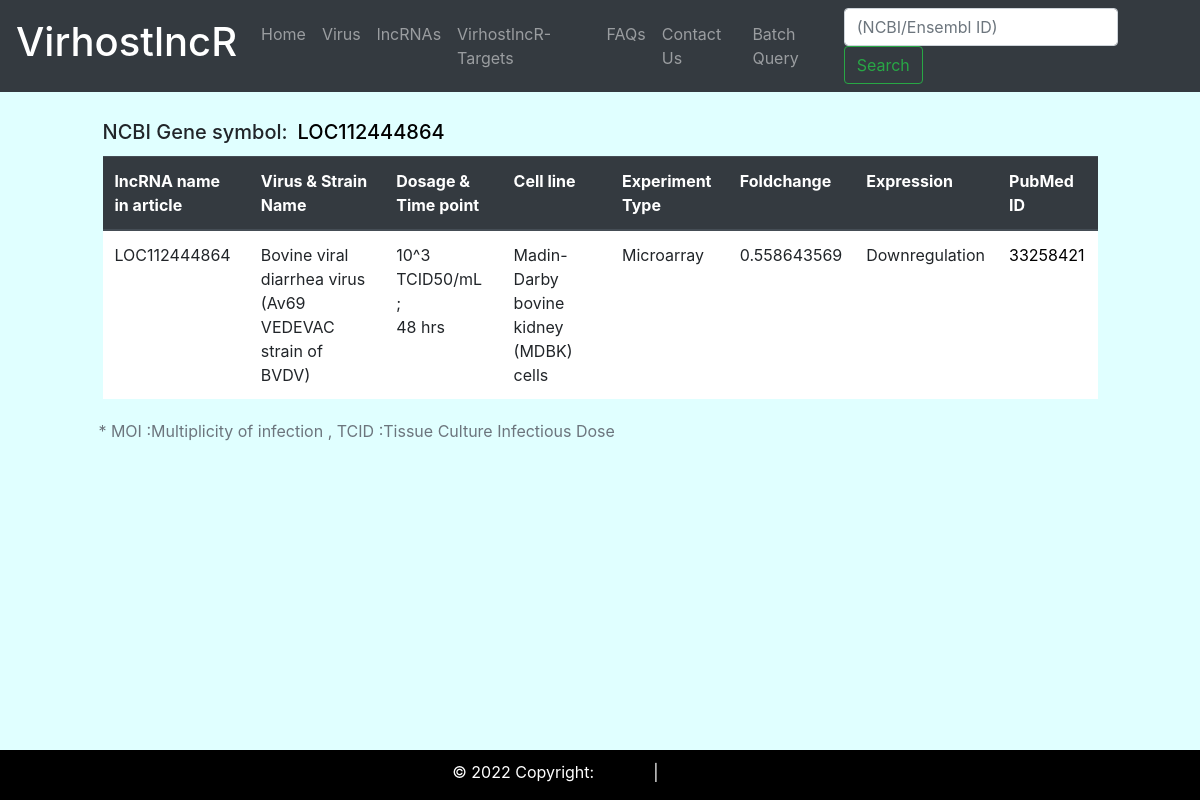
The app's page /VirhostlncR/rnadetials/LOC112444864/ with its own data.
### lncrna/models.py (models this page shows, shortened)
class Lncrna(models.Model):
    stimuli = models.CharField(max_length = 255)
    dosage = models.CharField(max_length = 255)
    time_point = models.CharField(max_length = 50 )
    experiment_type = models.CharField( max_length = 200)
    cell_line = models.CharField(max_length = 255)
    lncrna_name = models.CharField(max_length = 255)
    ncbi_gene = models.CharField(max_length = 255 , null = True, blank = True )
    ensembl_id = models.CharField(max_length = 255, null = True, blank = True )
    foldchange = models.CharField( max_length = 255, null = True, blank = True )
    expression = models.CharField(max_length = 50)
    pubmed_id = models.CharField(max_length = 50, null = True , blank = True)
    reference = models.CharField(max_length = 255, null = True, blank = True)

### lncrna/views.py (the view)
# urls.py: path('rnadetials/<str:lncraname>/',views.lncraname, name = 'lncraname'),
def lncraname(request, lncraname):
    lncra = Lncrna.objects.filter(Q(ncbi_gene = lncraname)|Q(ensembl_id =  lncraname) )
    has_ncbi = False
    if lncra.filter(ncbi_gene=lncraname).exists():
        has_ncbi = True
    dis_lncraname = lncraname
    context = {'lncra':lncra,'dis_lncraname':dis_lncraname,'has_ncbi':has_ncbi}
    return render(request,'lncrna/lncra_details.html',context)

### templates/lncrna/lncra_details.html (shortened to what this page needs)
{% extends 'lncrna/base.html' %}
{% block content %}
<div class="cotainer mt-1" >
<div class="row d-flex justify-content-left">
  <div class="col col-xl-1">
  </div>
<div class="col col-xl-6 pt-4">
{% if has_ncbi %}
<h5 class="h5">NCBI Gene symbol:&ensp;<a target="_blank" href="https://www.ncbi.nlm.nih.gov/gene/?term={{ dis_lncraname }}">{{ dis_lncraname }}
</a>
</h5>
{% else %}
<h5 class="h5" style="padding-left: 20px" >Ensembl ID:&ensp; <a target="_blank" href="https://asia.ensembl.org/Multi/Search/Results?q={{ dis_lncraname }}">{{ dis_lncraname }}
</a>
{% endif %}
</div>
</div>
</div>
<div class="cotainer mt-1">
<div class="row d-flex justify-content-center">
<div class="col col-xl-10">
<table class = "table" style="background-color: white;">
    <thead class="thead-dark">
     <tr>
    <th class="align-top">lncRNA name in article</th>
    <th class="align-top">Virus & Strain Name</th>
    <th class="align-top">Dosage & Time point</th>
    <th class="align-top">Cell line</th>
    <th class="align-top">Experiment Type</th>
    <th class="align-top">Foldchange</th>
    <th class="align-top">Expression</th>
    <th class="align-top">PubMed ID</th>
    </tr>
    {% for vrs in lncra %}
  <tr>
      <td>{{ vrs.lncrna_name }}</td>
      <td>{{ vrs.stimuli }}</td>
      <td>{{ vrs.dosage }};
        <br>
      {{ vrs.time_point }}</td>
      <td>{{ vrs.cell_line }}</td>
      <td>{{ vrs.experiment_type }}</td>
      <td>{{ vrs.foldchange }}</td>
      <td>{{ vrs.expression }}</td>
      <td> <a href="https://pubmed.ncbi.nlm.nih.gov/{{ vrs.pubmed_id }}" target="_blank"> {{ vrs.pubmed_id }} </a></td>
  </tr>
{% endfor %}
</table>
</div>
</div>
</div>
<div class="mt-1">
  <div class="row">
    <div class="col xl-10" style="margin-left: 8%;">
      <div class="d-flex justify-content-left">
  <p class=" text-muted">* MOI :Multiplicity of infection , TCID :Tissue Culture Infectious Dose</p>
    </div>
    </div>
  </div>
</div>
{% endblock %}

### templates/lncrna/base.html (style rules this page uses)
body { background-color: #E0FFFF; }

### templates/lncrna/lncra_details.html (style rules this page uses)
a { color: black; text-decoration: none; }

### records on screen
Lncrna: lncrna_name "LOC112444864", stimuli "Bovine viral diarrhea virus (Av69 VEDEVAC strain of BVDV)", dosage "10^3 TCID50/mL", time_point "48 hrs", cell_line "Madin-Darby bovine kidney (MDBK) cells", experiment_type "Microarray", foldchange "0.558643569", expression "Downregulation", pubmed_id "33258421"

### other values on screen
{{ dis_lncraname }} "LOC112444864"
